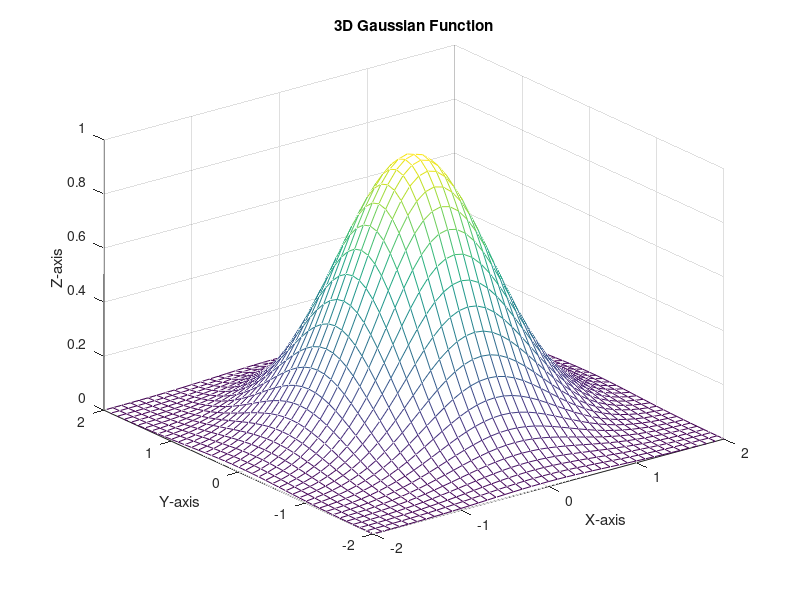

This chart was generated by the following MATLAB code:
% meshgrid(1:3) costruisce tutte le possibili combinazioni delle
% coppie di numeri 1:3 1:3
% ad esempio (1,1) (2,1) (3,1) (1,2) ... (3,3)
% 
% [x,y]=meshgrid(1:3)
% 
% x =
% 
%           1.00          2.00          3.00
%           1.00          2.00          3.00
%           1.00          2.00          3.00
% 
% 
% y =
% 
%           1.00          1.00          1.00
%           2.00          2.00          2.00
%           3.00          3.00          3.00


%% meshgrid costruisce il reticolato (griglia)
[x,y]=meshgrid(-2:0.1:2);
% Calcolo la funzione z
z=exp(-x.^2-y.^2);
% Rappresentazione della funzione z nel reticolato
mesh(x,y,z)
% print -depsc figs\bivnormKernel.eps;
% Aggiungi i titoli
xlabel('X-axis');
ylabel('Y-axis');
zlabel('Z-axis');
title('3D Gaussian Function');